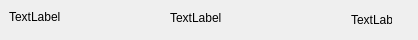
<?xml version="1.0" encoding="UTF-8"?>
<ui version="4.0">
 <class>threeLabels</class>
 <widget class="QWidget" name="threeLabels">
  <property name="geometry">
   <rect>
    <x>0</x>
    <y>0</y>
    <width>418</width>
    <height>40</height>
   </rect>
  </property>
  <property name="minimumSize">
   <size>
    <width>418</width>
    <height>40</height>
   </size>
  </property>
  <property name="maximumSize">
   <size>
    <width>418</width>
    <height>40</height>
   </size>
  </property>
  <property name="windowTitle">
   <string>Form</string>
  </property>
  <widget class="QLabel" name="leftlable">
   <property name="geometry">
    <rect>
     <x>9</x>
     <y>9</y>
     <width>72</width>
     <height>16</height>
    </rect>
   </property>
   <property name="text">
    <string>TextLabel</string>
   </property>
  </widget>
  <widget class="QLabel" name="midlabel">
   <property name="geometry">
    <rect>
     <x>170</x>
     <y>10</y>
     <width>72</width>
     <height>16</height>
    </rect>
   </property>
   <property name="text">
    <string>TextLabel</string>
   </property>
  </widget>
  <widget class="QLabel" name="rightlabel">
   <property name="geometry">
    <rect>
     <x>351</x>
     <y>10</y>
     <width>41</width>
     <height>20</height>
    </rect>
   </property>
   <property name="text">
    <string>TextLabel</string>
   </property>
  </widget>
 </widget>
 <resources/>
 <connections/>
</ui>
